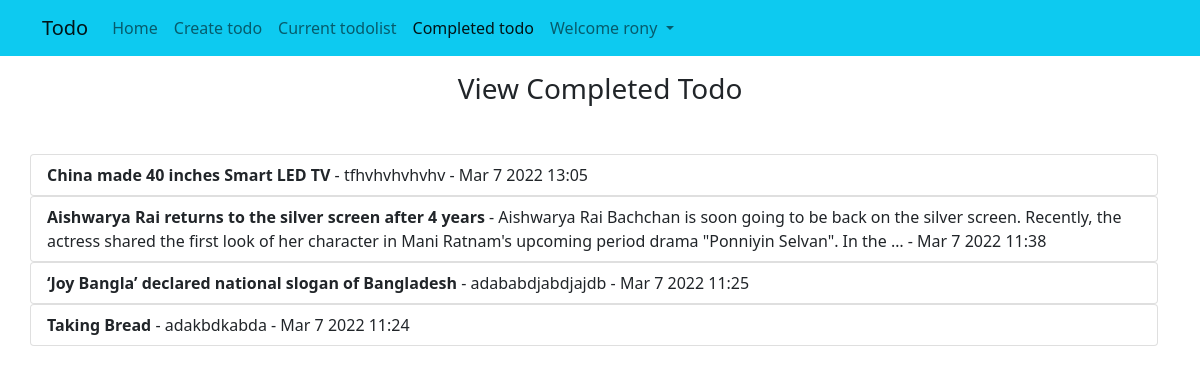
Screenshot of /completed (signed in) with the database file from the repository.
### home/models.py (models this page shows, shortened)
class Createtodo(models.Model):
    title=models.CharField(max_length=100)
    memo=models.TextField()
    important=models.BooleanField(default=False)
    datecompleted=models.DateTimeField(null=True,blank=True)

### home/views.py (the view)
# urls.py: path('completed', views.completed,name="completed"),
def completed(request):
    completedtodos=Createtodo.objects.filter(datecompleted__isnull=False).order_by('-datecompleted')
    params={'completedtodos':completedtodos}
    return render(request,"home/completed.html",params)

### templates/home/completed.html (shortened to what this page needs)
{%extends 'base.html'%}
{% block completeactive %}active{% endblock completeactive %}
{%block body%}
<div class="container my-3">
    <h3 class="text-center">View Completed Todo</h3>
    <div class="row justify-content-center mt-5">
    {% for todo in completedtodos %}
    <ul class="list-group">
        <a href="todo_details/{{todo.id}}" class="list-group-item list-group-item-action">
        <b>{{todo.title}}</b>
         - {{todo.memo|truncatechars:200}}
         - {{todo.datecompleted|date:'M j Y H:i'}}
        </a>
    </ul>
    {% endfor %}
    </div>
{% endblock %}

### templates/base.html (shortened to what this page needs)
{% load static %}
<!doctype html>
<html lang="en">
  <head>
    <link href="https://cdn.jsdelivr.net/npm/bootstrap@5.1.3/dist/css/bootstrap.min.css" rel="stylesheet">
  </head>
  <body>
    <nav class="navbar navbar-expand-lg navbar-light bg-info">
      <div class="container">
        <a class="navbar-brand" href="/login">Todo</a>
          <div class="collapse navbar-collapse" id="navbarNav">
            <ul class="navbar-nav">
              {% if user.is_authenticated %}
              <li class="nav-item">
                <a class="nav-link {% block homeactive %}{% endblock homeactive %}" aria-current="page" href="/">Home</a>
              </li>
              <li class="nav-item">
                <a class="nav-link {% block createactive %}{% endblock createactive %}" href="/create">Create todo</a>
              </li>
              <li class="nav-item">
                <a class="nav-link {% block currentactive %}{% endblock currentactive %}" href="/current">Current todolist</a>
              </li>
              <li class="nav-item">
                <a class="nav-link {% block completeactive %}{% endblock completeactive %}" href="/completed">Completed todo</a>
              </li>
              <li class="nav-item dropdown">
                <a class="nav-link dropdown-toggle" href="#" id="navbarDropdown" role="button" data-bs-toggle="dropdown" aria-expanded="false">
                  Welcome {{request.user}}
                </a>
              </li>
              {% endif %}
            </ul>
          </div>
        </div>
      </nav>
{% block body%} {% endblock %}
  </body>
</html>

### rows the page displays
Createtodo: title "China made 40 inches Smart LED TV", memo "tfhvhvhvhvhv", datecompleted "Mar 7 2022 13:05"
Createtodo: title "Aishwarya Rai returns to the silver screen after 4 years", memo "Aishwarya Rai Bachchan is soon going to be back on the silver screen. Recently, the actress shared the first look of her character in Mani Ratnam's upcoming period drama \"Ponniyin Selvan\". In the …", datecompleted "Mar 7 2022 11:38"
Createtodo: title "‘Joy Bangla’ declared national slogan of Bangladesh", memo "adababdjabdjajdb", datecompleted "Mar 7 2022 11:25"
Createtodo: title "Taking Bread", memo "adakbdkabda", datecompleted "Mar 7 2022 11:24"

### other values shown
{{ request.user }} "rony"
